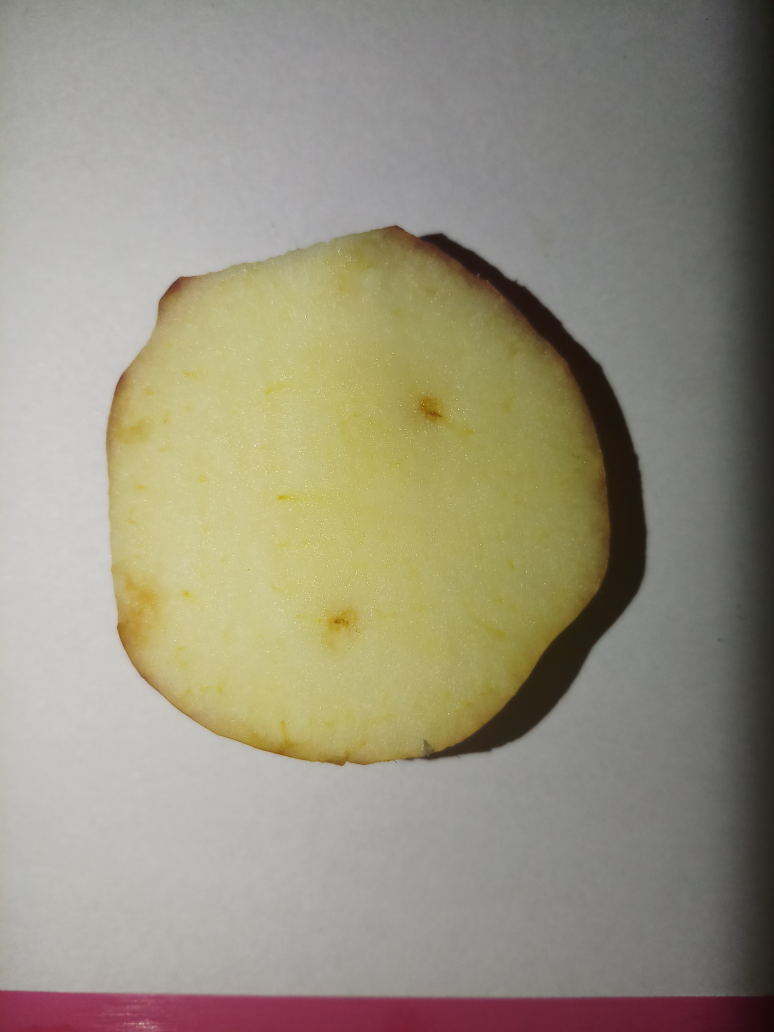
#> input picture apple_1_0.jpg, 3096 x 4128 px (shown at 1/4 size)
$ jupyter execute 'image processing 1.ipynb'
#> lines starting #> are read from the running program, lines starting #| are printed output that depends on the picture
### Image processing using OpenCV

- Two samples-> apple and potato (sliced)
- Two images of each of the samples are captured. One by keeping the light source (mobile flash) at approximately 90 degree to the sample and another one by keeping the light source at 53 degree.

[cell 1]
import cv2 as cv
import numpy as np
import matplotlib.pyplot as plt
import skimage.io as sk

### Image of slice of apple at 90 degree (day 1)

[cell 2]
apple = cv.imread('apple_1_0.jpg')
#> apple is the input picture: shape (4128, 3096, 3); mean B, G, R 126.7, 145.1, 150.7
resized_apple = cv.resize(apple, (500,500), interpolation = cv.INTER_CUBIC)
apple_rgb = cv.cvtColor(apple, cv.COLOR_BGR2RGB)
sk.imshow(apple_rgb)

[cell 3]
cropped_apple = resized_apple[150:300,100:300]
cropped_apple_rgb = cv.cvtColor(cropped_apple, cv.COLOR_BGR2RGB)
sk.imshow(cropped_apple_rgb)

### Histogram of gray image

[cell 4]
gray_apple = cv.cvtColor(cropped_apple, cv.COLOR_BGR2GRAY)
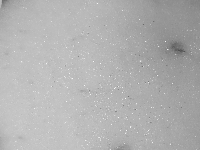
#> gray_apple: shape (150, 200); min 79, max 249, mean 177
gray_hist_apple = cv.calcHist([gray_apple],channels = [0],mask = None,histSize = [256],
                        ranges = [0,256])
#> gray_hist_apple = 256 values, max 1133 at index 193, min 0 at index 0, mean 117.2
plt.plot(gray_hist_apple)
plt.xlim([0,256])
plt.show()
#> figure, not shown here; curve peaks at x = 193, y = 1133

### Image of slice of apple at 53 degree (day 1)

[cell 5]
apple_53 = cv.imread('apple_1_53.jpg')
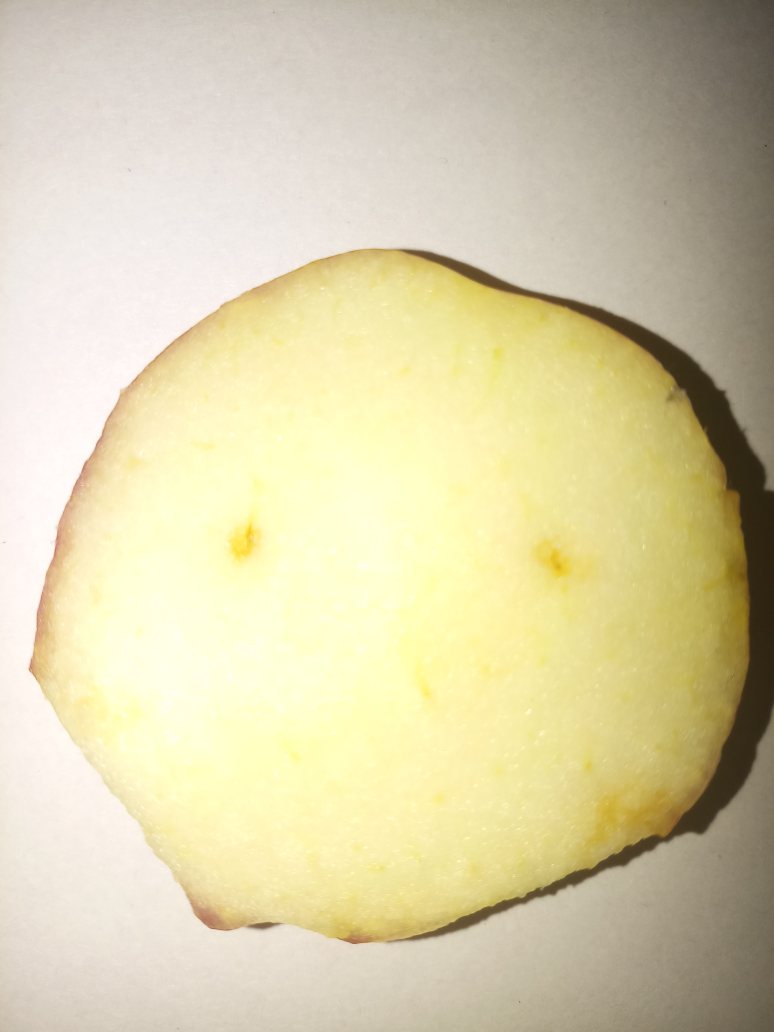
#> input picture apple_1_53.jpg, 3096 x 4128 px (shown at 1/4 size)
#> apple_53 is the input picture: shape (4128, 3096, 3); mean B, G, R 170.2, 207.6, 216.4
resized_apple_53 = cv.resize(apple_53, (500,500), interpolation = cv.INTER_CUBIC)
apple_53_rgb = cv.cvtColor(apple_53, cv.COLOR_BGR2RGB)
sk.imshow(apple_53_rgb)

[cell 6]
cropped_apple_53 = resized_apple_53[175:300,100:300]
cropped_apple_53_rgb = cv.cvtColor(cropped_apple_53, cv.COLOR_BGR2RGB)
sk.imshow(cropped_apple_53_rgb)

### Histogram of gray image

[cell 7]
gray_apple_53 = cv.cvtColor(cropped_apple_53, cv.COLOR_BGR2GRAY)
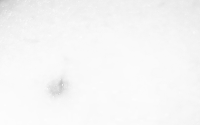
#> gray_apple_53: shape (125, 200); min 184, max 253, mean 246.1
gray_hist_apple_53 = cv.calcHist([gray_apple_53],channels = [0],mask = None,histSize = [256],
                        ranges = [0,256])
#> gray_hist_apple_53 = 256 values, max 5152 at index 250, min 0 at index 0, mean 97.66
plt.figure()
plt.plot(gray_hist_apple_53)
plt.xlim([0,256])
plt.show()
#> figure, not shown here; curve peaks at x = 250, y = 5152

### Image of slice of potato at 90 degree (day 1)

[cell 8]
potato = cv.imread('potato_1_0.jpg')
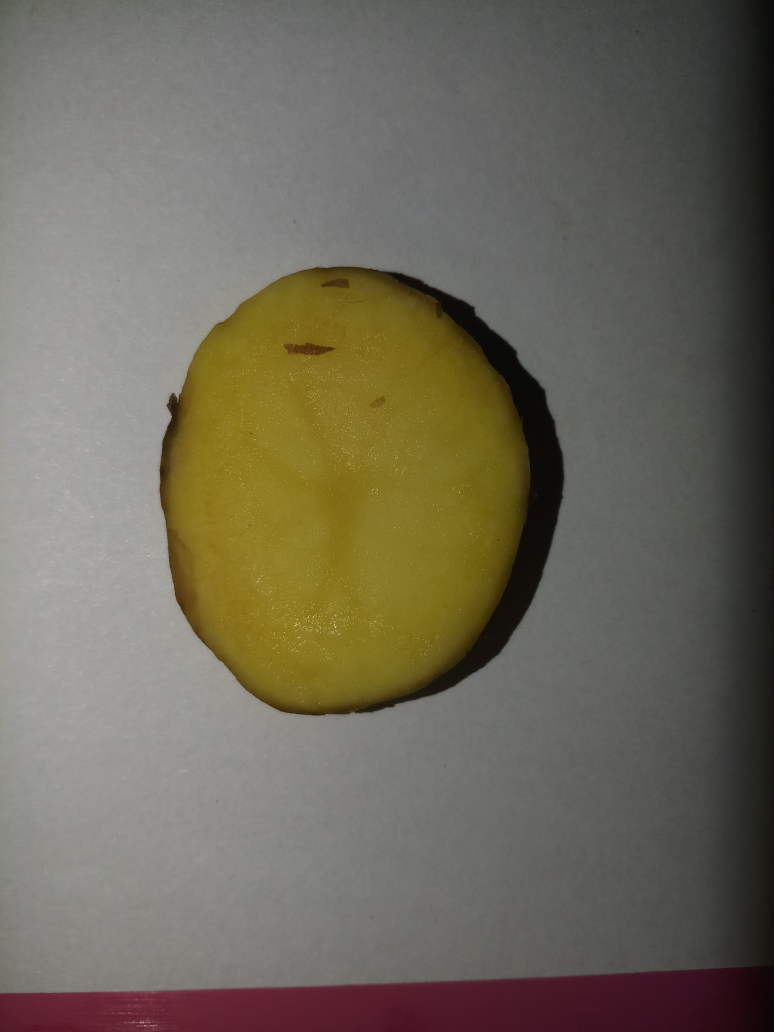
#> input picture potato_1_0.jpg, 3096 x 4128 px (shown at 1/4 size)
#> potato is the input picture: shape (4128, 3096, 3); mean B, G, R 90.3, 104.7, 109.8
resized_potato_0 = cv.resize(potato, (500,500), interpolation = cv.INTER_CUBIC)
potato_rgb = cv.cvtColor(potato, cv.COLOR_BGR2RGB)
sk.imshow(potato_rgb)

[cell 9]
cropped_potato_0 = resized_potato_0[150:300,150:300]
cropped_potato_rgb = cv.cvtColor(cropped_potato_0, cv.COLOR_BGR2RGB)
sk.imshow(cropped_potato_rgb)

### Histogram of gray image

[cell 10]
gray_potato_0 = cv.cvtColor(cropped_potato_0, cv.COLOR_BGR2GRAY)
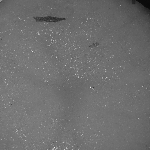
#> gray_potato_0: shape (150, 150); min 9, max 249, mean 110
gray_hist_potato_0 = cv.calcHist([gray_potato_0],channels = [0],mask = None,histSize = [256],
                        ranges = [0,256])
#> gray_hist_potato_0 = 256 values, max 1067 at index 110, min 0 at index 0, mean 87.89
plt.figure()
plt.plot(gray_hist_potato_0)
plt.xlim([0,256])
plt.show()
#> figure, not shown here; curve peaks at x = 110, y = 1067

### Image of slice of potato at 53 degree (day 1)

[cell 11]
potato_53 = cv.imread('potato_1_53.jpg')
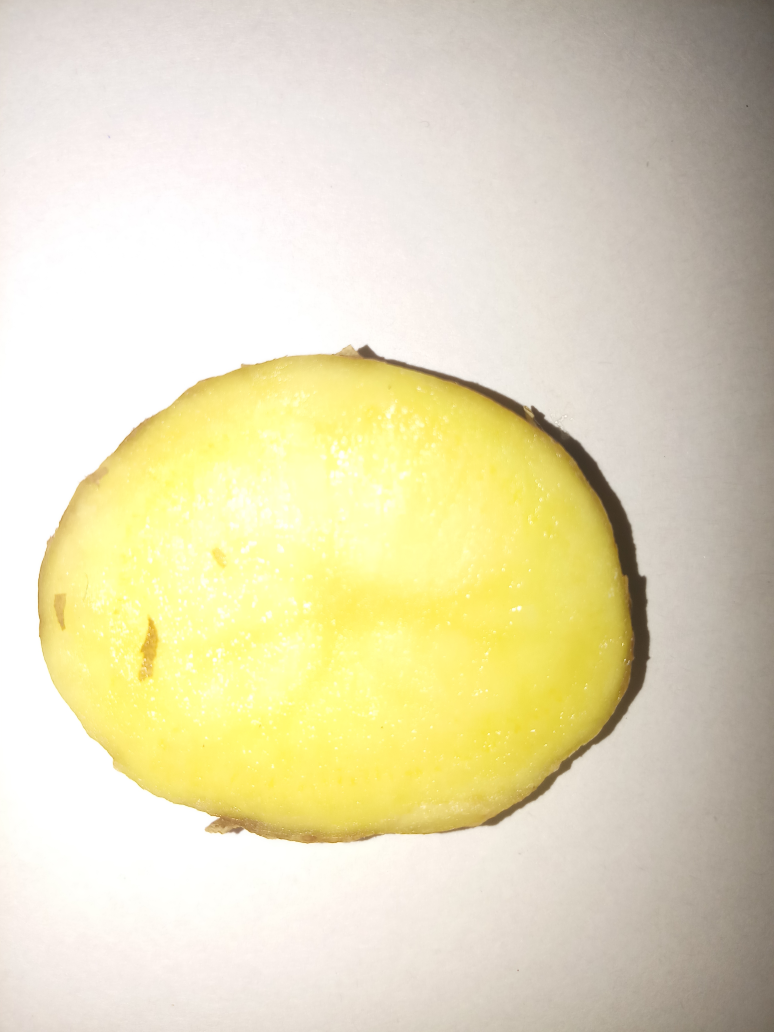
#> input picture potato_1_53.jpg, 3096 x 4128 px (shown at 1/4 size)
#> potato_53 is the input picture: shape (4128, 3096, 3); mean B, G, R 184.5, 219.7, 227.3
resized_potato_53 = cv.resize(potato_53, (500,500), interpolation = cv.INTER_CUBIC)
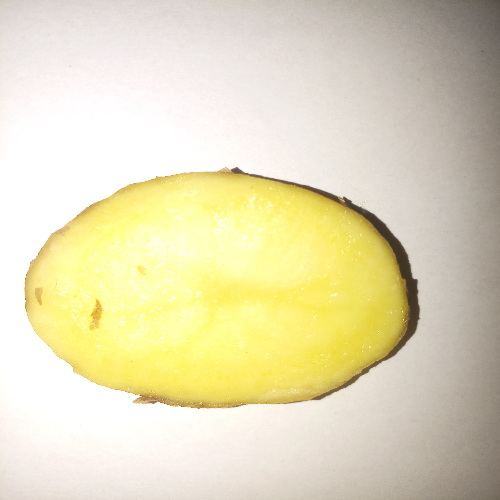
#> resized_potato_53: shape (500, 500, 3); mean B, G, R 184.6, 219.7, 227.3
potato_53_rgb = cv.cvtColor(potato_53, cv.COLOR_BGR2RGB)
sk.imshow(potato_53_rgb)

[cell 12]
cropped_potato_53 = resized_potato_53[200:375,100:330]
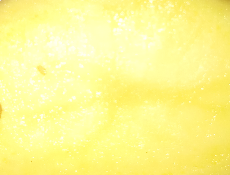
#> cropped_potato_53: shape (175, 230, 3); mean B, G, R 145, 248.2, 254.1
cropped_potato_53_rgb = cv.cvtColor(cropped_potato_53, cv.COLOR_BGR2RGB)
sk.imshow(cropped_potato_53_rgb)

### Histogram of gray image

[cell 13]
gray_potato_53 = cv.cvtColor(cropped_potato_53, cv.COLOR_BGR2GRAY)
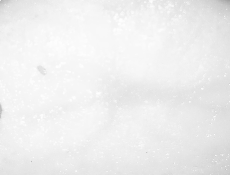
#> gray_potato_53: shape (175, 230); min 161, max 254, mean 238.2
gray_hist_potato_53 = cv.calcHist([gray_potato_53],channels = [0],mask = None,histSize = [256],
                        ranges = [0,256])
#> gray_hist_potato_53 = 256 values, max 2646 at index 246, min 0 at index 0, mean 157.2
plt.figure()
plt.plot(gray_hist_potato_53)
plt.xlim([0,256])
plt.show()
#> figure, not shown here; curve peaks at x = 246, y = 2646

[cell 14]
fig, axs = plt.subplots(ncols=2, nrows=2, constrained_layout=True)
axs[0, 0].plot(gray_hist_apple)
axs[0, 1].plot(gray_hist_apple_53)
axs[1, 0].plot(gray_hist_potato_0)
axs[1, 1].plot(gray_hist_potato_53)

axs[0, 0].set_title('Apple at 90 degree')
axs[0, 1].set_title('apple at 53 degree')
axs[1, 0].set_title('Potato at 90 degree')
axs[1, 1].set_title('Potato at 53 degree')

for ax in axs.flat:
    ax.set(xlabel='x-label', ylabel='y-label')
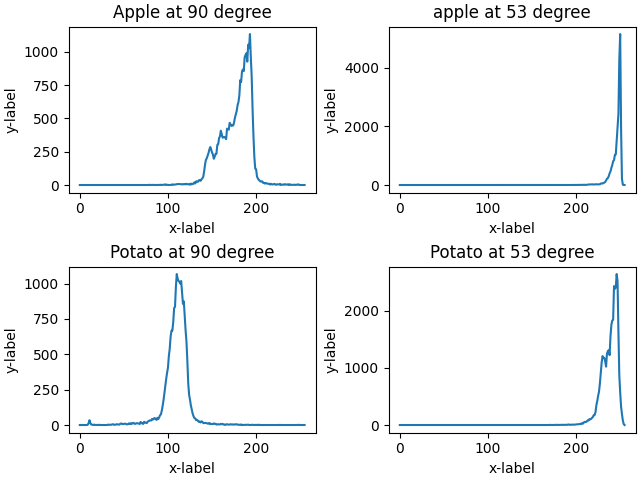
#> figure drawn by matplotlib, 4 panels; panel 1: curve peaks at x = 193, y = 1133; panel 2: curve peaks at x = 250, y = 5152; panel 3: curve peaks at x = 110, y = 1067; panel 4: curve peaks at x = 246, y = 2646
